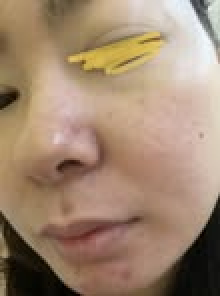
#> input picture SKIN/data/1t (100).jpg, 110 x 148 px (shown 2 times larger); its folder holds only this picture in this run
$ python preprocess_images.py
#> lines starting #> are read from the running program, lines starting #| are printed output that depends on the picture
#> in process_folder, img is the input picture: PIL image 110x148 RGB; mean R, G, B 160.3, 135.1, 112.3
from PIL import Image, ImageEnhance
import cv2
import os
import shutil
import numpy as np

input_dir = "data"
output_dir = "processed_dataset"
target_size = (512, 512)

def enhance_image(image):
    img_np = np.array(image)
    img_np = cv2.cvtColor(img_np, cv2.COLOR_RGB2BGR)

    # Làm sáng ảnh
    clahe = cv2.createCLAHE(clipLimit=1.5, tileGridSize=(8, 8))
    img_lab = cv2.cvtColor(img_np, cv2.COLOR_BGR2LAB)
#> img_lab: shape (148, 110, 3); mean of channels 0, 1, 2 146.4, 134.4, 143.8
    l, a, b = cv2.split(img_lab)
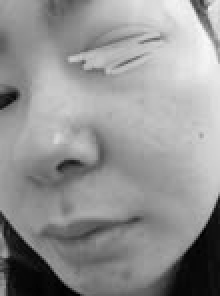
#> l: shape (148, 110) (shown 2 times larger); min 0, max 249, mean 146.4
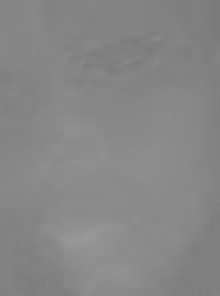
#> a: shape (148, 110) (shown 2 times larger); min 122, max 153, mean 134.4
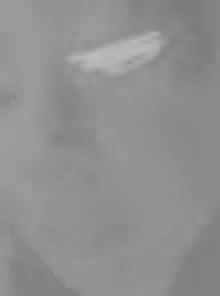
#> b: shape (148, 110) (shown 2 times larger); min 122, max 187, mean 143.8
    l = clahe.apply(l)
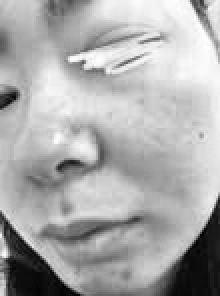
#> l: shape (148, 110) (shown 2 times larger); min 2, max 255, mean 171.1
    img_lab = cv2.merge((l, a, b))
#> img_lab: shape (148, 110, 3); mean of channels 0, 1, 2 171.1, 134.4, 143.8
    img_np = cv2.cvtColor(img_lab, cv2.COLOR_LAB2BGR)

    # Sharpen nhẹ (dùng kernel dịu hơn)
    kernel = np.array([[0, -0.5, 0], [-0.5, 3, -0.5], [0, -0.5, 0]])
    img_np = cv2.filter2D(img_np, -1, kernel)
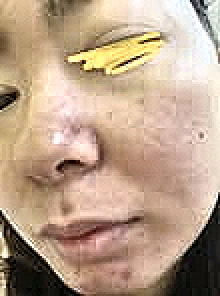
#> img_np: shape (148, 110, 3) (shown 2 times larger); mean B, G, R 137.6, 160.8, 186.6

    # Chuyển lại sang PIL
    image = Image.fromarray(cv2.cvtColor(img_np, cv2.COLOR_BGR2RGB))
    return image

def letterbox_image(image, target_size):
#> called with target_size = (512, 512)
    image = image.convert('RGB')
    iw, ih = image.size
#> iw = 110; ih = 148
    w, h = target_size
    scale = min(w / iw, h / ih)
#> scale = 3.46
    nw = int(iw * scale)
#> nw = 380
    nh = int(ih * scale)
#> nh = 512
    image_resized = image.resize((nw, nh), Image.LANCZOS)
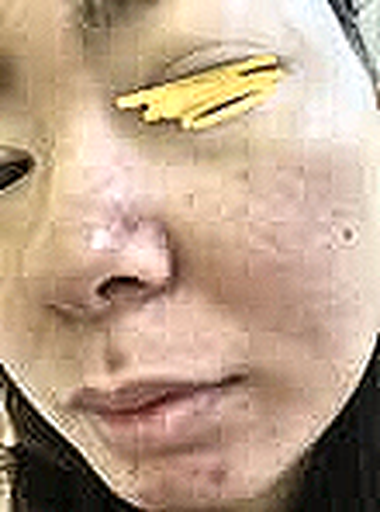
#> image_resized: PIL image 380x512 RGB; mean R, G, B 186.5, 160.8, 137.6
    new_image = Image.new("RGB", target_size, (128, 128, 128))
#> new_image: PIL image 512x512 RGB; every value is 128
    new_image.paste(image_resized, ((w - nw) // 2, (h - nh) // 2))
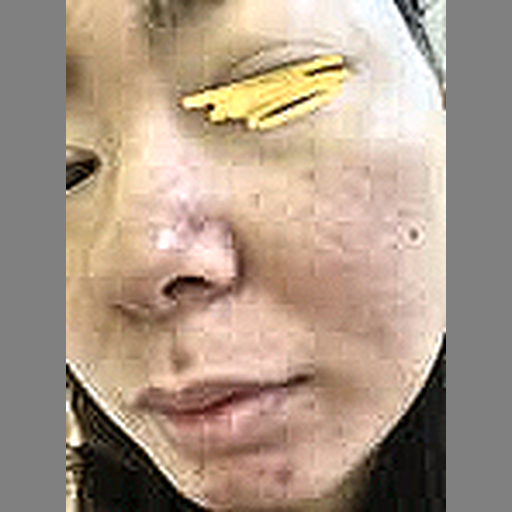
#> new_image: PIL image 512x512 RGB; mean R, G, B 171.4, 152.3, 135.1
    return new_image, (iw, ih), (nw, nh), ((w - nw) // 2, (h - nh) // 2)

def update_labels(label_path, orig_size, resized_info):

    try:
        iw, ih = orig_size
        nw, nh = resized_info[1]
        pad_x, pad_y = resized_info[2]
        scale_x = nw / iw
        scale_y = nh / ih

        with open(label_path, 'r') as f:
            lines = f.readlines()

        new_lines = []
        for line in lines:
            parts = line.strip().split()
            if len(parts) < 5:
                continue
            class_id, x, y, w, h = map(float, parts)
            # Chuyển đổi tọa độ từ ảnh gốc sang ảnh mới
            x = x * iw * scale_x + pad_x
            y = y * ih * scale_y + pad_y
            w = w * iw * scale_x
            h = h * ih * scale_y
          # chuẩn hóa tọa độ
            x /= target_size[0]
            y /= target_size[1]
            w /= target_size[0]
            h /= target_size[1]
            new_lines.append(f"{int(class_id)} {x:.6f} {y:.6f} {w:.6f} {h:.6f}\n")

        with open(label_path, 'w') as f:
            f.writelines(new_lines)

    except Exception as e:
        print(f"Lỗi khi cập nhật nhãn {label_path}: {e}")

def process_folder(input_dir, output_dir):
    if not os.path.exists(output_dir):
        os.makedirs(output_dir)

    for item in os.listdir(input_dir):
        item_path = os.path.join(input_dir, item)
        output_path = os.path.join(output_dir, item)

        if os.path.isdir(item_path):
            process_folder(item_path, output_path)
        elif item.lower().endswith(('.png', '.jpg', '.jpeg', '.webp', '.avif')):
            try:
                img = Image.open(item_path).convert("RGB")
                img = enhance_image(img)
                new_img, orig_size, resized_size, padding = letterbox_image(img, target_size)
#> orig_size = (110, 148); resized_size = (380, 512); padding = (66, 0)
                new_img.save(output_path, quality=95)

                label_path = os.path.splitext(item_path)[0] + '.txt'
                label_output_path = os.path.splitext(output_path)[0] + '.txt'
                if os.path.exists(label_path):
                    shutil.copy(label_path, label_output_path)
                    update_labels(label_output_path, orig_size, (orig_size, resized_size, padding))
            except Exception as e:
                print(f"Lỗi xử lý ảnh {item} tại {item_path}: {e}")
        elif item.lower().endswith('.txt'):
            shutil.copy(item_path, output_path)

# Chạy
process_folder(input_dir, output_dir)
print("✅ Tiền xử lý ảnh hoàn tất.")

$ run again, on SKIN/data/1t (107).jpg
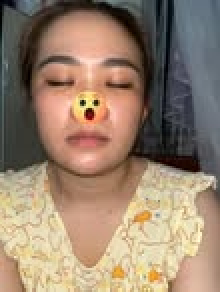
#> input picture SKIN/data/1t (107).jpg, 110 x 146 px (shown 2 times larger)
#> in process_folder, img is the input picture: PIL image 110x146 RGB; mean R, G, B 152, 129.8, 109.5
#> in letterbox_image, `image_resized = image.resize((nw, nh), Image.LANCZOS)`:
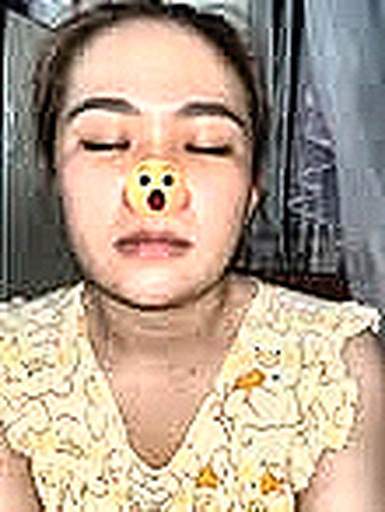
#> image_resized: PIL image 385x512 RGB; mean R, G, B 179, 160.4, 140.9
#> in letterbox_image, `new_image.paste(image_resized, ((w - nw) // 2, (h - nh) // 2))`:
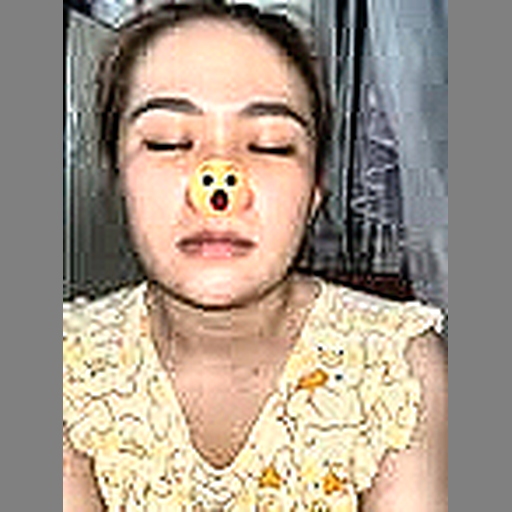
#> new_image: PIL image 512x512 RGB; mean R, G, B 166.3, 152.4, 137.7
#> orig_size = (110, 146); resized_size = (385, 512); padding = (63, 0)
